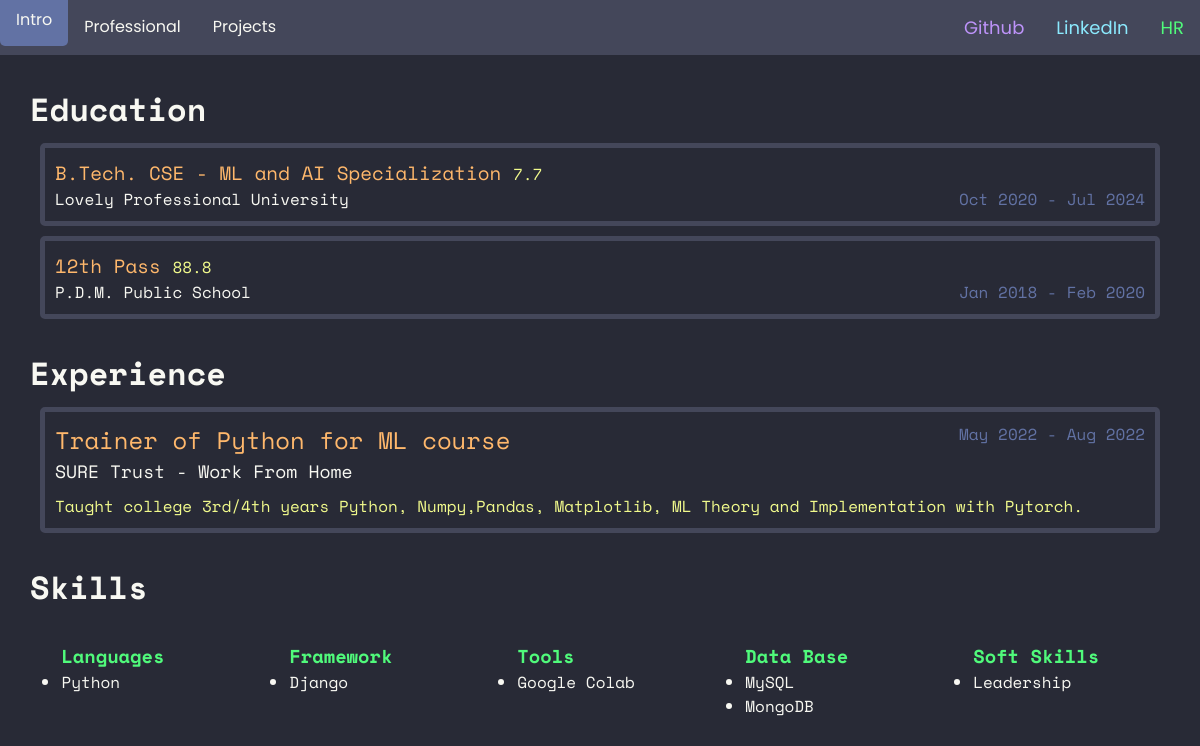
Before: /professional with the older database file.
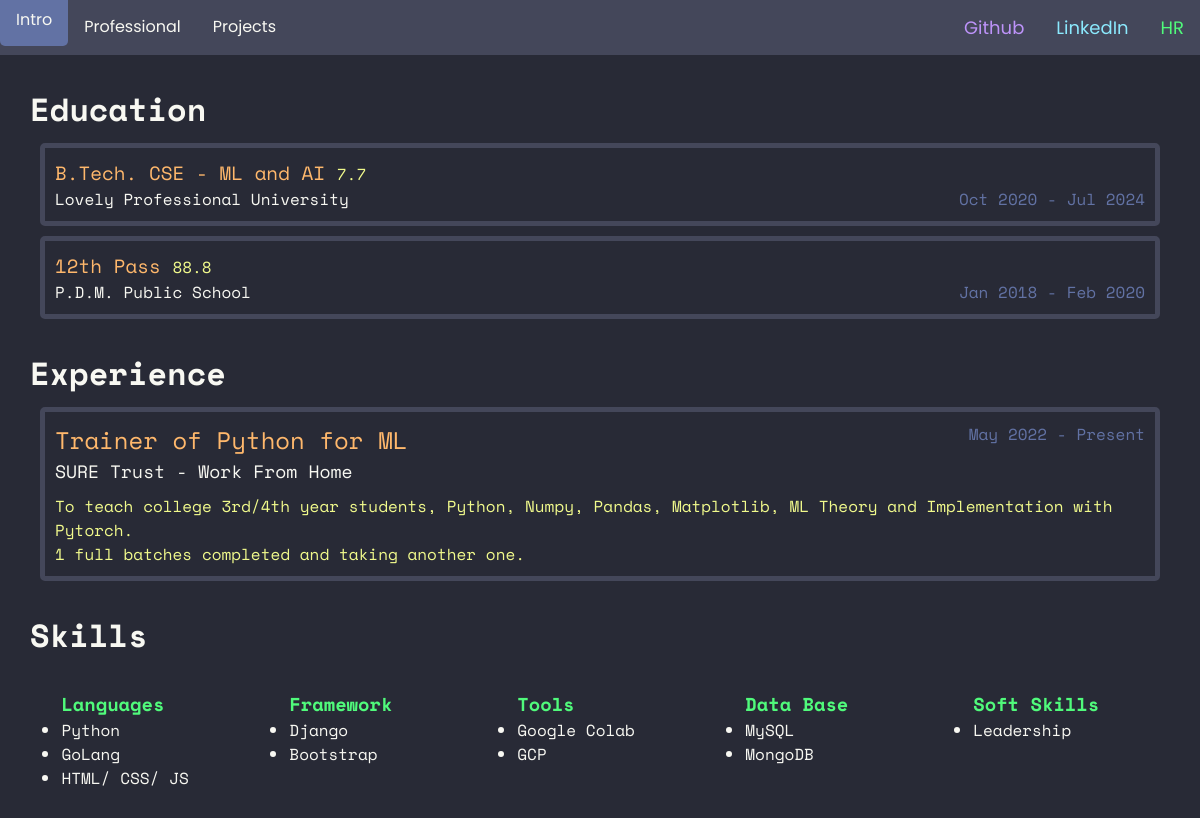
After: the same page with the newer database file.
### professional/models.py (models this page shows, shortened)
class Education(models.Model):
    institute = models.CharField(max_length=50)
    degree = models.CharField(max_length=50)
    score = models.FloatField()
    start = models.DateField()
    end = models.DateField()

class Experience(models.Model):
    employer = models.CharField(max_length=50)
    proof = models.ImageField(default="images/certificate.png")
    employed = models.BooleanField()
    start = models.DateField()
    end = models.DateField()
    job_title = models.CharField(max_length=50)
    desc = models.TextField()
    location = models.CharField(max_length=60)

class Skill(models.Model):
    type_choices = (
        ("Language","Language"),
        ("Framework", "Framework"),
        ("Tools", "Tools"),
        ("DataBase", "Database"),
        ("Soft Skills", "Soft Skills")
    )
    type_of = models.CharField(max_length=20, choices=type_choices)
    name = models.CharField(max_length=20)

### professional/views.py (the view)
# urls.py: path("professional", include("professional.urls")),
def professional(request):
    experiences = Experience.objects.all()
    educations = Education.objects.all()
    skills = Skill.objects.all()
    data = {
        "experiences" : experiences,
        "educations" : educations,
        "skills" : skills,
        "details" : Personal.objects.get(id=1)
    }
    return render(request, "professional.html", data)

### templates/professional.html (shortened to what this page needs)
{% extends 'base.html' %}
{% block content %}
    <div class="edu">
        <h1>Education</h1>
        {% for education in educations %}
            <div class="edu-item">
                <p class="degree">{{education.degree}} <span class="score">{{education.score}}</span></p>
                <p class="time">{{education.start|date:"M Y"}} - {{education.end|date:"M Y"}}</p>
                <p class="institute">{{education.institute}}</p>
            </div>
        {% endfor %}
    </div>
    <div class="exp">
        <h1>Experience</h1>
        {% for experience in experiences %}
        {% if experience.employer != "myself" %}
        <a href="/media/{{experience.proof}}" target="_blank">
            <div class="exp-item">
                <p class="time">{{experience.start|date:"M Y"}} -
                    {% if experience.employed %}
                    Present
                    {% else %}
                    {{experience.end|date:"M Y"}}
                    {% endif %}
                </p>
                <p class="job">{{experience.job_title}}</p>
                <p class="employer">{{experience.employer}} <span class="location"> - {{experience.location}}</span></p>
                <div class="desc">{{experience.desc|linebreaks}}</div>
            </div>
            {% endif %}
            {% endfor %}
        </div>
    <div class="skills">
        <h1>Skills</h1>
        <div class="lang">
            <h3>Languages</h3>
            <ul>
            {% for skill in skills %}
                {% if skill.type_of == "Language" %}
                    <li>{{skill.name}}</li> <br>
                {% endif %}
            {% endfor %}
            </ul>
        </div>
        <div class="frame">
            <h3>Framework</h3>
            <ul>
            {% for skill in skills %}
                {% if skill.type_of == "Framework" %}
                    <li>{{skill.name}}</li><br>
                {% endif %}
            {% endfor %}
            </ul>
        </div>
        <div class="tool">
            <h3>Tools</h3>
            <ul>
            {% for skill in skills %}
                {% if skill.type_of == "Tools" %}
                    <li>{{skill.name}}</li><br>
                {% endif %}
            {% endfor %}
            </ul>
        </div>
        <div class="db">
            <h3>Data Base</h3>
            <ul>
            {% for skill in skills %}
                {% if skill.type_of == "DataBase" %}
                    <li>{{skill.name}}</li><br>
                {% endif %}
            {% endfor %}
            </ul>
        </div>
        <div class="soft">
            <h3>Soft Skills</h3>
            <ul>
            {% for skill in skills %}
                {% if skill.type_of == "Soft Skills" %}
                    <li>{{skill.name}}</li><br>
                {% endif %}
            {% endfor %}
            </ul>
        </div>
    </div>
{% endblock %}

Changed rows visible on the page:
changed Education "Lovely Professional University": degree "B.Tech. CSE - ML and AI Specialization" → "B.Tech. CSE - ML and AI"
changed Experience "SURE Trust": job_title "Trainer of Python for ML course" → "Trainer of Python for ML"; desc "Taught college 3rd/4th years Python, Numpy,Pandas, Matplotlib, ML Theory and Implementation with Pytorch." → "To teach college 3rd/4th year students, Python, Numpy, Pandas, Matplotlib, ML Theory and Implementation with Pytorch. 1 full batches completed and taking another one."; end "Aug 2022" → (not shown); now shows "Present"
added Skill: name "GoLang", shown under "Languages"
added Skill: name "HTML/ CSS/ JS", shown under "Languages"
added Skill: name "Bootstrap", shown under "Framework"
added Skill: name "GCP", shown under "Tools"
